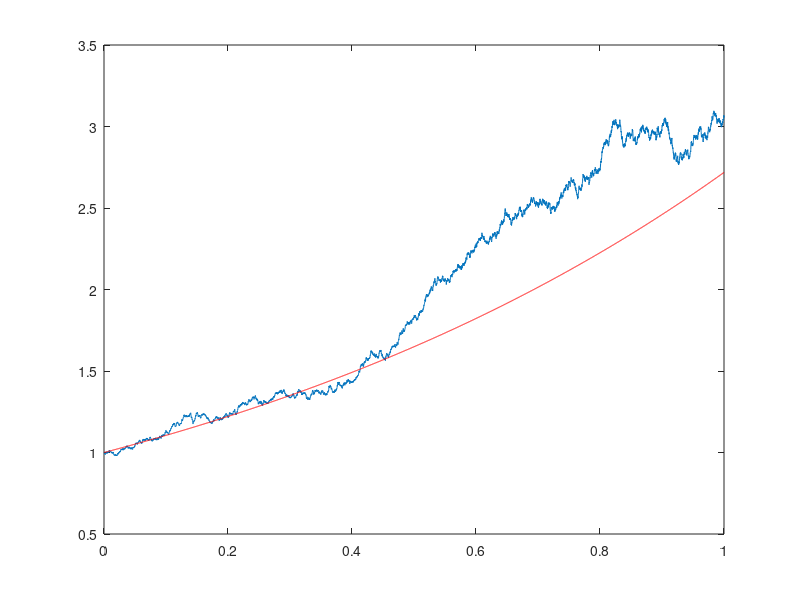

Write MATLAB code to recreate this figure.
%geometricbm.m
T=1; % final time
n=10000; h=T/(n-1); t= 0:h:T;
mu = 1; sigma = 0.2; xo=1; % parameters
W = sqrt(h)*[0, cumsum(randn(1,n-1))];
x = xo*exp((mu - sigma^2/2)*t + sigma*W);
plot(t,x)
hold on
plot(t, exp(mu*t),'r');
   
